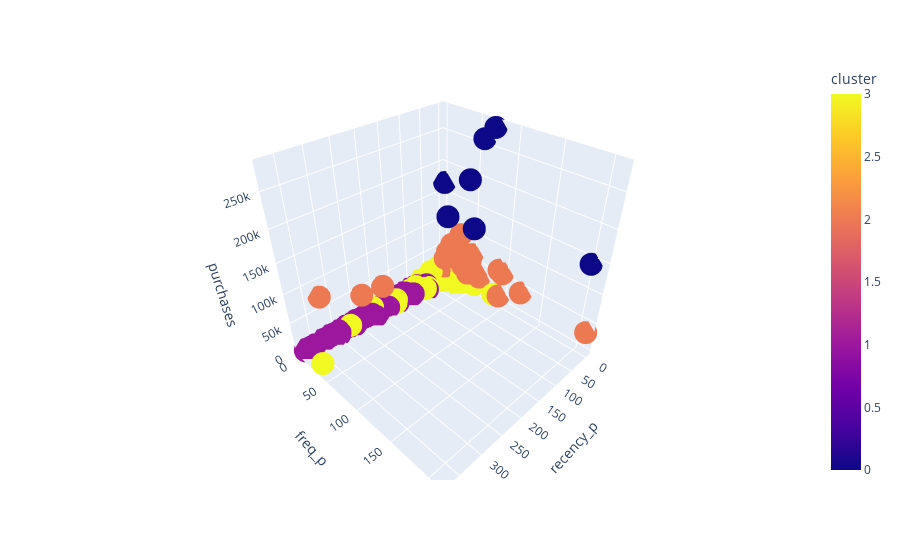

The cell this chart's notebook holds for it:
### Markdown cell above
## 9.1. Visualization Inspection

### Code cell
fig = px.scatter_3d(df9, x='recency_p', y='freq_p', z='purchases', color='cluster')
fig.show()

### Figure 1 — Plotly figure (JSON) as saved in the notebook; plotly's stock layout.template omitted (floating-point values rounded to 4 significant figures; data arrays with more than 128 entries replaced by an {"elided": "..."} marker saying what was removed)
{"data": [{"hovertemplate": "recency_p=%{x}<br>freq_p=%{y}<br>purchases=%{z}<br>cluster=%{marker.color}<extra></extra>", "legendgroup": "", "marker": {"color": {"elided": "4371 int values"}, "coloraxis": "coloraxis", "symbol": "circle"}, "mode": "markers", "name": "", "scene": "scene", "showlegend": false, "type": "scatter3d", "x": {"elided": "4371 int values"}, "y": {"elided": "4371 int values"}, "z": {"elided": "4371 float values"}}], "layout": {"coloraxis": {"colorbar": {"title": {"text": "cluster"}}, "colorscale": [[0, "#0d0887"], [0.1111, "#46039f"], [0.2222, "#7201a8"], [0.3333, "#9c179e"], [0.4444, "#bd3786"], [0.5556, "#d8576b"], [0.6667, "#ed7953"], [0.7778, "#fb9f3a"], [0.8889, "#fdca26"], [1, "#f0f921"]]}, "legend": {"tracegroupgap": 0}, "margin": {"t": 60}, "scene": {"domain": {"x": [0, 1], "y": [0, 1]}, "xaxis": {"title": {"text": "recency_p"}}, "yaxis": {"title": {"text": "freq_p"}}, "zaxis": {"title": {"text": "purchases"}}}}}
